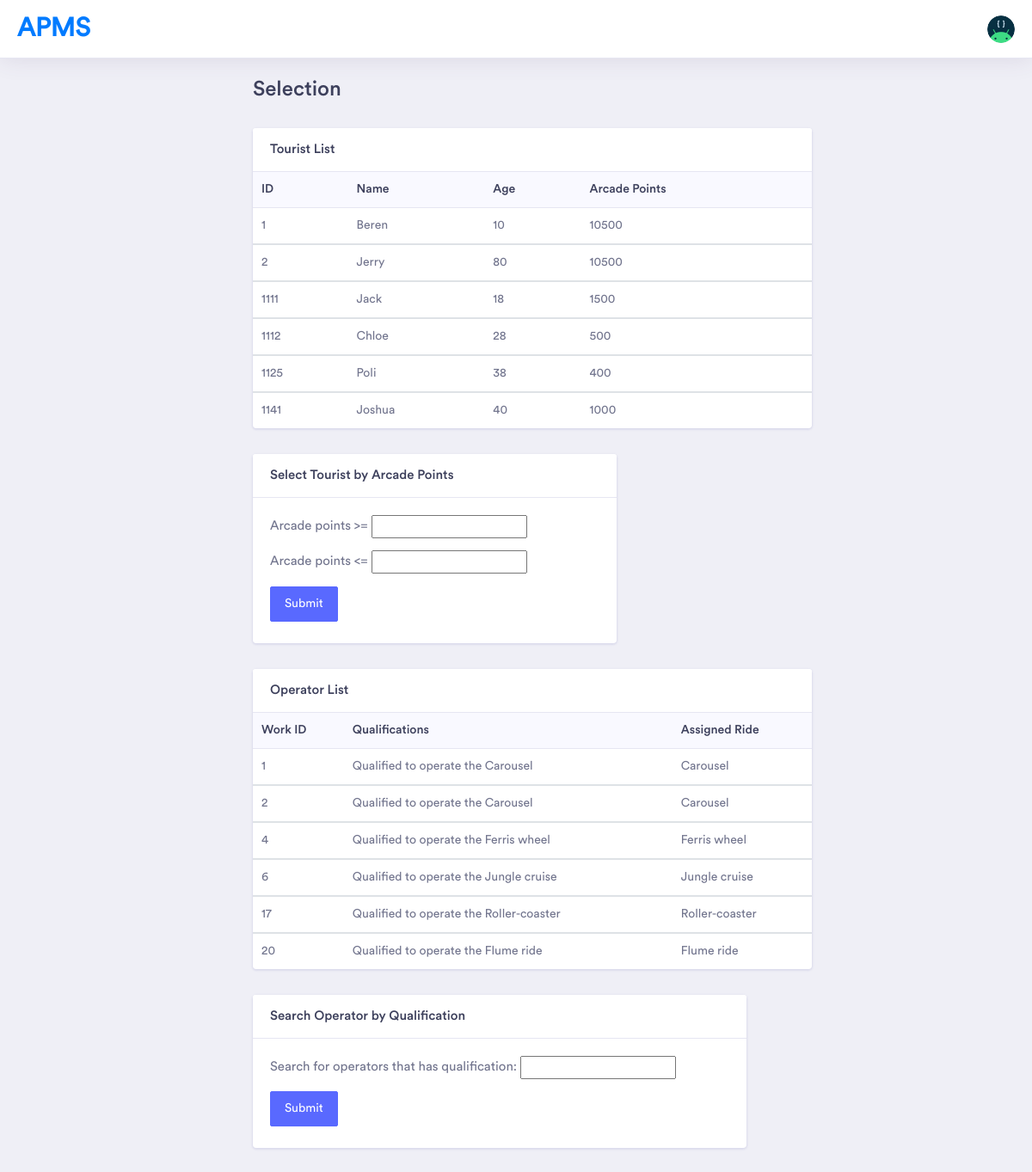
/SystemSite/selection.html/, run on an earlier commit of the app's database.
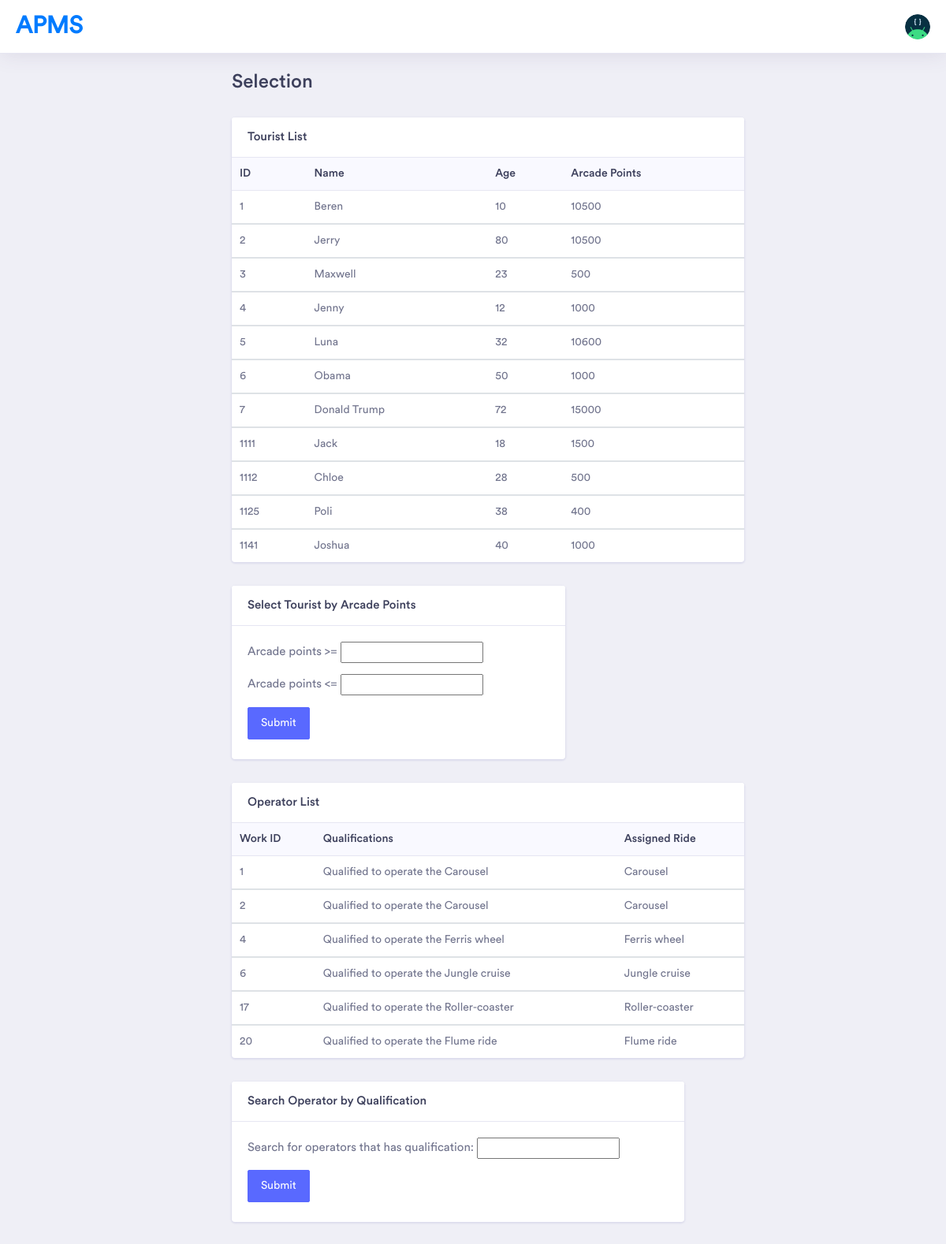
And on a later commit of the database.
### SystemSite/views.py (the view, shortened to what this page needs)
def selection(request):
    tourist_list = view_table('Tourist')
    operator_list = view_table_natural_join(['Operator_Operates_1', 'Operator_Operates_2'])
    template = loader.get_template('SystemSite/selection.html')
    context = {
        'tourist_list': tourist_list,
        'operator_list': operator_list,
        'resultTourist' : "",
        'resultOperator' : ""
    }
    return HttpResponse(template.render(context, request))

### SystemSite/views.py (called while the page is built)
def view_table(name):
    with connection.cursor() as cursor:
        cursor.execute("SELECT * FROM " + name)
        table = cursor.fetchall()
    return table

def view_table_natural_join(names):
    with connection.cursor() as cursor:
        joinedstr = " NATURAL JOIN ".join(names)
        cursor.execute("SELECT * FROM " + joinedstr)
        table = cursor.fetchall()
    return table

### SystemSite/templates/SystemSite/selection.html (shortened to what this page needs)
<!doctype html>
{% load static %}
<html lang="en">
<head>
    <link rel="stylesheet" href="../../static/vendor/bootstrap/css/bootstrap.min.css">
    <link href="../../static/vendor/fonts/circular-std/style.css" rel="stylesheet">
    <link rel="stylesheet" href="../../static/libs/css/style.css">
    <link rel="stylesheet" href="../../static/vendor/fonts/fontawesome/css/fontawesome-all.css">
    <link rel="stylesheet" href="../../static/vendor/charts/chartist-bundle/chartist.css">
    <link rel="stylesheet" href="../../static/vendor/charts/morris-bundle/morris.css">
    <link rel="stylesheet" href="../../static/vendor/fonts/material-design-iconic-font/css/materialdesignicons.min.css">
    <link rel="stylesheet" href="../../static/vendor/charts/c3charts/c3.css">
    <link rel="stylesheet" href="../../static/vendor/fonts/flag-icon-css/flag-icon.min.css">
</head>
<body>
    <body>
        <div class="dashboard-main-wrapper">
            <div class="dashboard-header">
                <nav class="navbar navbar-expand-lg bg-white fixed-top">
                    <a class="navbar-brand" href="../">APMS</a>
                    <div class="collapse navbar-collapse " id="navbarSupportedContent">
                        <ul class="navbar-nav ml-auto navbar-right-top">
                            <li class="nav-item dropdown nav-user">
                                <a class="nav-link nav-user-img" href="#" id="navbarDropdownMenuLink2" data-toggle="dropdown" aria-haspopup="true" aria-expanded="false"><img src="../../static/images/developers.png" alt="" class="user-avatar-md rounded-circle"></a>
                            </li>
                        </ul>
                    </div>
                </nav>
            </div>
        <div class="dashboard-wrapper">
            <div class="dashboard-ecommerce">
                <div class="container-fluid dashboard-content ">
                    <div class="row">
                        <div class="col-xl-12 col-lg-12 col-md-12 col-sm-12 col-12">
                            <div class="page-header">
                                <h1 class="pageheader-title">Selection</h1>
                            </div>
                        </div>
                    </div>
                    <div class="ecommerce-widget">
                        <div class="row" id="cashierWorkAtList">
                            <div class="col-xl-9 col-lg-12 col-md-6 col-sm-12 col-12">
                                <div class="card">
                                    <h5 class="card-header">Tourist List</h5>
                                    <div class="card-body p-0">
                                        <div class="table-responsive">
                                            <table class="table">
                                                {% if tourist_list %}
                                                <thead class="bg-light">
                                                    <tr class="border-0">
                                                        <th class="border-0">ID</th>
                                                        <th class="border-0">Name</th>
                                                        <th class="border-0">Age </th>
                                                        <th class="border-0">Arcade Points</th>
                                                    </tr>
                                                </thead>
                                                {% for cwl in tourist_list %}
                                                <tbody>
                                                    <tr>
                                                        <td>{{cwl.0}}</td>
                                                        <td>{{cwl.1}}</td>
                                                        <td>{{cwl.2}}</td>
                                                        <td>{{cwl.3}}</td>
                                                    </tr>
                                                </tbody>
                                                {% endfor %}
                                            </table>
                                            {% else %}
                                            <p>No result found.</p>
                                            {% endif %}
                                        </div>
                                    </div>
                                </div>
                            </div>
                        </div>
                        <div class="row">
                            <div class="col-xl-6 col-lg-6 col-md-12 col-sm-12 col-12">
                                <div class="card">
                                    <h5 class="card-header">Select Tourist by Arcade Points</h5>
                                    <div class="card-body">
                                        <form action="./" method="post">
                                            <div class="form-group">
                                                <label for="lowerbound">Arcade points >= </label>
                                                <input type="number" id="lowerbound" name="lowerbound"><br>
                                            </div>
                                            <div class="form-group">
                                                <label for="upperbound">Arcade points &lt= </label>
                                                <input type="number" id="upperbound" name="upperbound"><br>
                                            </div>
                                                <div class="col-sm-6 pl-0">
                                                    <p>
                                                        <button type="submit" class="btn btn-space btn-primary">Submit</button>
                                                    </p>
                                                </div>
                                            </div>
                                    </div>
                                </div>
                            </div>
                        </div>
                        <div class="row" id="operatorList">
                            <div class="col-xl-9 col-lg-12 col-md-6 col-sm-12 col-12">
                                <div class="card">
                                    <h5 class="card-header">Operator List</h5>
                                    <div class="card-body p-0">
                                        <div class="table-responsive">
                                            <table class="table">
                                                {% if operator_list %}
                                                <thead class="bg-light">
                                                    <tr class="border-0">
                                                        <th class="border-0">Work ID</th>
                                                        <th class="border-0">Qualifications</th>
                                                        <th class="border-0">Assigned Ride</th>
                                                    </tr>
                                                </thead>
                                                {% for rm in operator_list %}
                                                <tbody>
                                                    <tr>
                                                        <td>{{rm.0}}</td>
                                                        <td>{{rm.1}}</td>
                                                        <td>{{rm.2}}</td>
                                                    </tr>
                                                </tbody>
                                                {% endfor %}
                                            </table>
                                            {% else %}
                                            <p>No result found.</p>
                                            {% endif %}
                                        </div>
                                    </div>
                                </div>
                            </div>
                        </div>
                        <div class="row">
                            <div class="col-xl-8 col-lg-8 col-md-8 col-sm-12 col-12">
                                <div class="card">
                                    <h5 class="card-header">Search Operator by Qualification</h5>
                                    <div class="card-body">
                                        <form action="./" method="post">
                                            <div class="form-group">
                                                <label for="qualification">Search for operators that has qualification: </label>
                                                <input type="text" id="qualification" name="qualification"><br>
                                            </div>
                                                <div class="col-sm-6 pl-0">
                                                    <p>
                                                        <button type="submit" class="btn btn-space btn-primary">Submit</button>
                                                    </p>
                                                </div>
                                        </form>
                                    </div>
                                </div>
                            </div>
                        </div>
                    </div>
                </div>
            </div>
        </div>
</body>

What changed in the data, as far as the page shows it:
added Tourist: ID "3", Name "Maxwell", Age "23", ArcadePoints "500"
added Tourist: ID "4", Name "Jenny", Age "12", ArcadePoints "1000"
added Tourist: ID "5", Name "Luna", Age "32", ArcadePoints "10600"
added Tourist: ID "6", Name "Obama", Age "50", ArcadePoints "1000"
added Tourist: ID "7", Name "Donald Trump", Age "72", ArcadePoints "15000"
